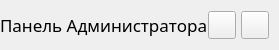
           <widget class="QFrame" name="contentTopBg">
            <property name="minimumSize">
             <size>
              <width>0</width>
              <height>50</height>
             </size>
            </property>
            <property name="maximumSize">
             <size>
              <width>16777215</width>
              <height>50</height>
             </size>
            </property>
            <property name="frameShape">
             <enum>QFrame::NoFrame</enum>
            </property>
            <property name="frameShadow">
             <enum>QFrame::Raised</enum>
            </property>
            <layout class="QHBoxLayout" name="horizontalLayout">
             <property name="spacing">
              <number>0</number>
             </property>
             <property name="leftMargin">
              <number>0</number>
             </property>
             <property name="topMargin">
              <number>0</number>
             </property>
             <property name="rightMargin">
              <number>10</number>
             </property>
             <property name="bottomMargin">
              <number>0</number>
             </property>
             <item>
              <widget class="QFrame" name="leftBox">
               <property name="sizePolicy">
                <sizepolicy hsizetype="Expanding" vsizetype="Preferred">
                 <horstretch>0</horstretch>
                 <verstretch>0</verstretch>
                </sizepolicy>
               </property>
               <property name="frameShape">
                <enum>QFrame::NoFrame</enum>
               </property>
               <property name="frameShadow">
                <enum>QFrame::Raised</enum>
               </property>
               <layout class="QHBoxLayout" name="horizontalLayout_3">
                <property name="spacing">
                 <number>0</number>
                </property>
                <property name="leftMargin">
                 <number>0</number>
                </property>
                <property name="topMargin">
                 <number>0</number>
                </property>
                <property name="rightMargin">
                 <number>0</number>
                </property>
                <property name="bottomMargin">
                 <number>0</number>
                </property>
                <item>
                 <widget class="QLabel" name="titleRightInfo">
                  <property name="sizePolicy">
                   <sizepolicy hsizetype="Preferred" vsizetype="Expanding">
                    <horstretch>0</horstretch>
                    <verstretch>0</verstretch>
                   </sizepolicy>
                  </property>
                  <property name="maximumSize">
                   <size>
                    <width>16777215</width>
                    <height>45</height>
                   </size>
                  </property>
                  <property name="font">
                   <font>
                    <family>Yu Gothic UI Light</family>
                    <pointsize>13</pointsize>
                    <italic>false</italic>
                    <fontweight>Medium</fontweight>
                   </font>
                  </property>
                  <property name="styleSheet">
                   <string notr="true">
font: 500 13pt &quot;Yu Gothic UI Light&quot;;</string>
                  </property>
                  <property name="text">
                   <string>Панель Администратора</string>
                  </property>
                  <property name="alignment">
                   <set>Qt::AlignLeading|Qt::AlignLeft|Qt::AlignVCenter</set>
                  </property>
                 </widget>
                </item>
               </layout>
              </widget>
             </item>
             <item alignment="Qt::AlignRight">
              <widget class="QFrame" name="rightButtons">
               <property name="minimumSize">
                <size>
                 <width>0</width>
                 <height>28</height>
                </size>
               </property>
               <property name="frameShape">
                <enum>QFrame::NoFrame</enum>
               </property>
               <property name="frameShadow">
                <enum>QFrame::Raised</enum>
               </property>
               <layout class="QHBoxLayout" name="horizontalLayout_2">
                <property name="spacing">
                 <number>5</number>
                </property>
                <property name="leftMargin">
                 <number>0</number>
                </property>
                <property name="topMargin">
                 <number>0</number>
                </property>
                <property name="rightMargin">
                 <number>0</number>
                </property>
                <property name="bottomMargin">
                 <number>0</number>
                </property>
                <item>
                 <widget class="QPushButton" name="minimizeAppBtn">
                  <property name="minimumSize">
                   <size>
                    <width>28</width>
                    <height>28</height>
                   </size>
                  </property>
                  <property name="maximumSize">
                   <size>
                    <width>28</width>
                    <height>28</height>
                   </size>
                  </property>
                  <property name="cursor">
                   <cursorShape>PointingHandCursor</cursorShape>
                  </property>
                  <property name="toolTip">
                   <string>Minimize</string>
                  </property>
                  <property name="text">
                   <string/>
                  </property>
                  <property name="icon">
                   <iconset resource="resources.qrc">
                    <normaloff>:/icons/images/icons/icon_minimize.png</normaloff>:/icons/images/icons/icon_minimize.png</iconset>
                  </property>
                  <property name="iconSize">
                   <size>
                    <width>20</width>
                    <height>20</height>
                   </size>
                  </property>
                 </widget>
                </item>
                <item>
                 <widget class="QPushButton" name="closeAppBtn">
                  <property name="minimumSize">
                   <size>
                    <width>28</width>
                    <height>28</height>
                   </size>
                  </property>
                  <property name="maximumSize">
                   <size>
                    <width>28</width>
                    <height>28</height>
                   </size>
                  </property>
                  <property name="cursor">
                   <cursorShape>PointingHandCursor</cursorShape>
                  </property>
                  <property name="toolTip">
                   <string>Close</string>
                  </property>
                  <property name="text">
                   <string/>
                  </property>
                  <property name="icon">
                   <iconset resource="resources.qrc">
                    <normaloff>:/icons/images/icons/icon_close.png</normaloff>:/icons/images/icons/icon_close.png</iconset>
                  </property>
                  <property name="iconSize">
                   <size>
                    <width>20</width>
                    <height>20</height>
                   </size>
                  </property>
                 </widget>
                </item>
               </layout>
              </widget>
             </item>
            </layout>
           </widget>
